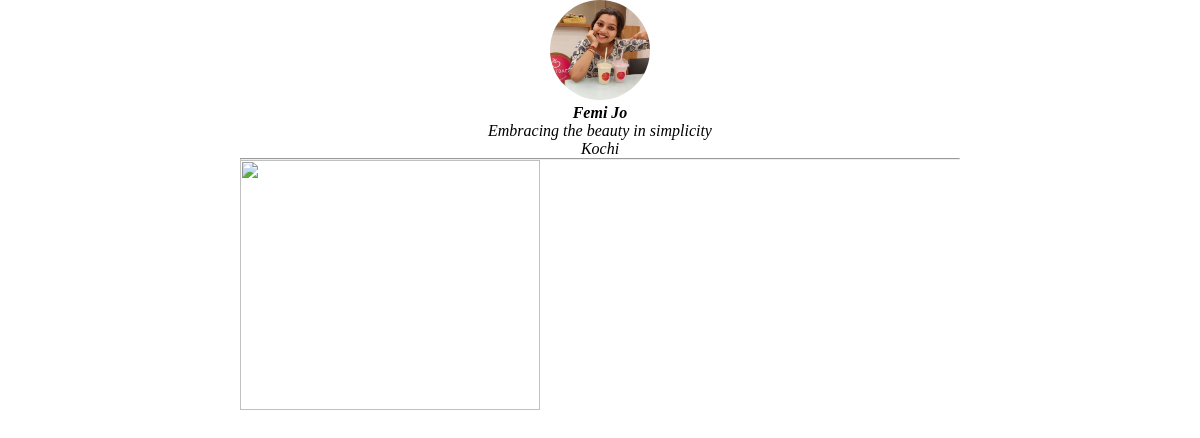
Page /admin_account/view/is_femi on the committed database.
### socialapp/models.py (models this page shows, shortened)
class Profile(models.Model):
    user=models.OneToOneField(User,on_delete=models.CASCADE)
    fullname=models.CharField(max_length=50,blank=True)
    bio=models.TextField(blank=True)
    location=models.CharField(max_length=50,blank=True)
    links=models.URLField(blank=True)
    profile_pic=models.ImageField(upload_to='pictures',default='blank_profile.jpg')

### adminpart/views.py (the view)
# urls.py: path('view/<str:username>',views.userview,name='view')
def userview(request,username):
    user = User.objects.get(username=username)
    profile=Profile.objects.get(user=user)
    if request.user==profile.user:
        login(request,user)
    context = {
        'user': user,
        'profile': profile
    }
    return render(request,'adminview.html',context)

### templates/adminview.html (shortened to what this page needs)
{% load static %}
<!DOCTYPE html>
<html lang="en">
<head>
    <link href="{% static 'css/adminview.css' %}" rel="stylesheet">
</head>
<body>
    <div class="maindiv">
        <div class="subdiv">
            <div class="part1">
                <figure><img src="/accounts/{{profile.profile_pic}}" ></figure>
                <b><i>{{profile.fullname}}</i></b>
                <p><i>{{profile.bio}}</i></p>
                <p><i>{{profile.location}}</i></p>
            </div>
            <hr>
            <div class="part2">
                <img src="/accounts/{{posts.image}}" alt="" height="250" width="300">
            </div>
        </div>
    </div>
</body>
</html>

### static/css/adminview.css (style rules this page uses)
* { padding: 0; margin: 0; }
.maindiv { height: 640px; display: flex; justify-content: center; }
.subdiv { width:60%; }
.part1 { display: flex; flex-direction: column; align-items: center; }
.part1 img { width:100px; height:100px; border-radius: 50%; }

### rows in the picture
Profile: profile_pic (picture), fullname "Femi Jo", bio "Embracing the beauty in simplicity", location "Kochi"
